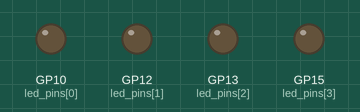
This program was run on a simulated Raspberry Pi Pico running MicroPython. Shown: output pins drawn as LEDs (lit = HIGH).

Above: at 0.5 s.
At 2.5 s:
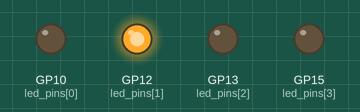
At 4.5 s:
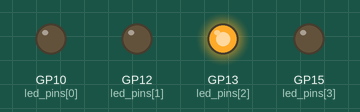
At 8.5 s:
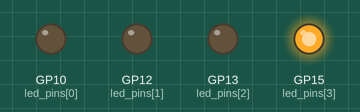
At 12.5 s:
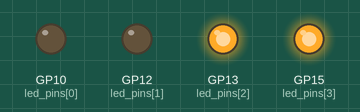
At 16.0 s:
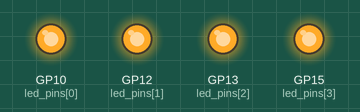
Timing chart, 0 to 19.6 s (numbered marks = the images above):
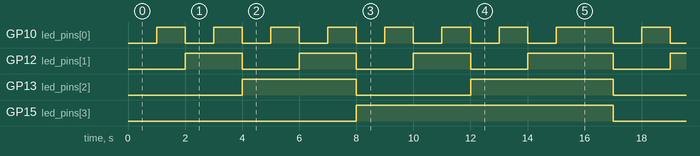

The program:

binary_count.py
```python
from machine import Pin
from time import sleep

# Define the GPIO pins for LEDs
led_pins = [Pin(pin_num, Pin.OUT) for pin_num in [10, 12, 13, 15]]

def count_binary():
    for i in range(16):  # Count from 0 to 15 in binary
        binary_value = bin(i)[2:]  # Convert to binary
        binary_value = '0' * (4 - len(binary_value)) + binary_value  # Pad with zeros to ensure 4 digits
        for j, bit in enumerate(reversed(binary_value)):
            led_pins[j].value(int(bit))  # Set the LED pin to the corresponding binary value
        sleep(1)  # Pause for 1 second between each count

# Call the function to start counting in binary
while True:
    count_binary()
    sleep(1)
```

Measured:
- by itself, GP10 (led_pins[0]): repeats every 17.0 s: 6 × (LOW 1.0 s, HIGH 1.0 s), LOW 1.0 s, HIGH 2.0 s, LOW 1.0 s, HIGH 1.0 s
- by itself, GP12 (led_pins[1]): repeats every 17.0 s: 2 × (LOW 2.0 s, HIGH 2.0 s), LOW 2.0 s, HIGH 3.0 s, LOW 2.0 s, HIGH 2.0 s
- by itself, GP13 (led_pins[2]): LOW → HIGH at 4.0 s, → LOW 4.0 s later, → HIGH 4.0 s later, → LOW 5.0 s later, … (9 changes in this stretch)
- by itself, GP15 (led_pins[3]): alternates HIGH for 9.0 s and LOW for 8.0 s
